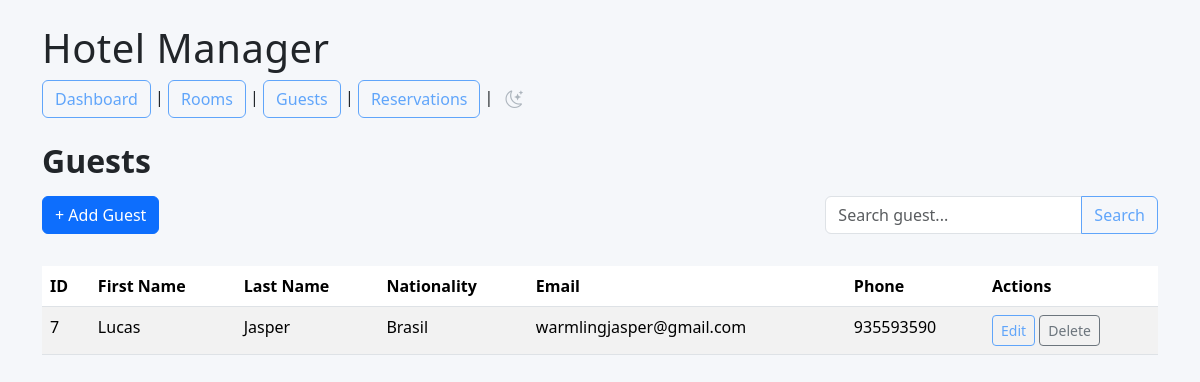
/guests/, run on an earlier commit of the app's database.
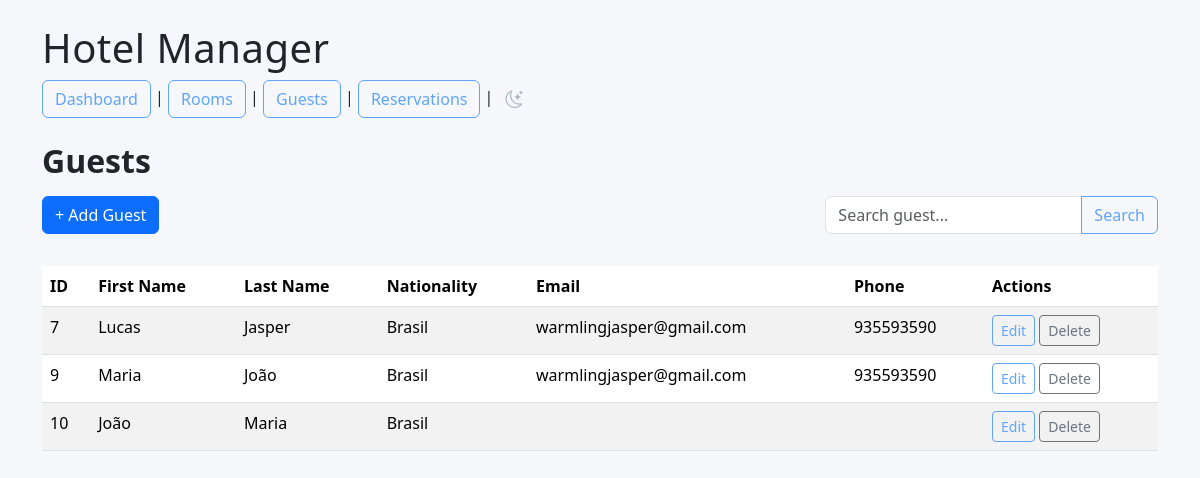
And on a later commit of the database.
### guests/models.py (models this page shows, shortened)
class Guest(models.Model):
    first_name = models.CharField(max_length=50)
    last_name = models.CharField(max_length=50)
    nationality = models.CharField(max_length=50)
    date_of_birth = models.DateField()
    email = models.EmailField(blank=True)
    phone = models.CharField(max_length=20, blank=True)

### guests/views.py (the view, shortened to what this page needs)
# urls.py: path("", views.guest_list, name="guest_list"),
def guest_list(request):
    search = request.GET.get("search", "")
    guests = Guest.objects.all().order_by("last_name", "first_name")
    return render(
        request,
        "guests/guest_list.html",
        {
            "guests": guests,
            "search": search,
        }
    )

### guests/templates/guests/guest_list.html
{% extends "base.html" %}
{% block content %}
<h2 class="mb-3">Guests</h2>
<div class="d-flex justify-content-between align-items-center mb-3">
<a href="{% url 'guest_create' %}"
class="btn btn-primary mb-3">
    + Add Guest
</a>
<form method="GET" class="mb-3">
    <div class="input-group">
        <input
            type="text"
            name="search"
            class="form-control"
            placeholder="Search guest..."
            value="{{ search }}"
        >
        <button class="btn btn-outline-primary">
            Search
        </button>
    </div>
</form>
</div>
<table class="table table-striped table-hover">
    <thead>
        <tr>
            <th>ID</th>
            <th>First Name</th>
            <th>Last Name</th>
            <th>Nationality</th>
            <th>Email</th>
            <th>Phone</th>
            <th>Actions</th>
        </tr>
    </thead>
    <tbody>
        {% for guest in guests %}
        <tr>
            <td>{{ guest.id }}</td>
            <td>{{ guest.first_name }}</td>
            <td>{{ guest.last_name }}</td>
            <td>{{ guest.nationality }}</td>
            <td>{{ guest.email }}</td>
            <td>{{ guest.phone }}</td>
            <td>
                <a href="{% url 'guest_update' guest.pk %}" class="btn btn-outline-primary btn-sm">
                    Edit
                </a>
                <a href="{% url 'guest_delete' guest.pk %}" class="btn btn-outline-secondary btn-sm">
                    Delete
                </a>
            </td>
        </tr>
        {% empty %}
        <tr>
            <td colspan="6" class="text-center">
                No guests found.
            </td>
        </tr>
        {% endfor %}
    </tbody>
</table>
{% endblock %}

What changed in the data, as far as the page shows it:
added Guest: id "9", first_name "Maria", last_name "João", nationality "Brasil", email "warmlingjasper@gmail.com", phone "935593590"
added Guest: id "10", first_name "João", last_name "Maria", nationality "Brasil"
